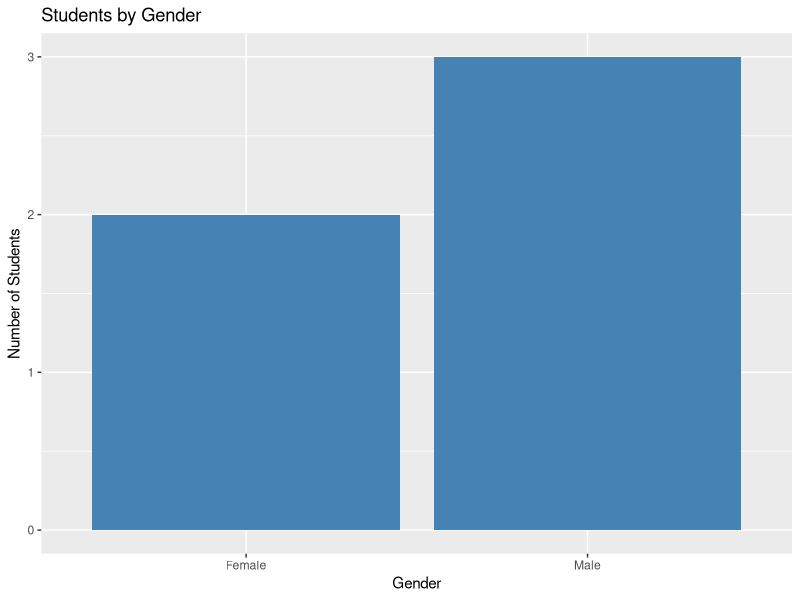
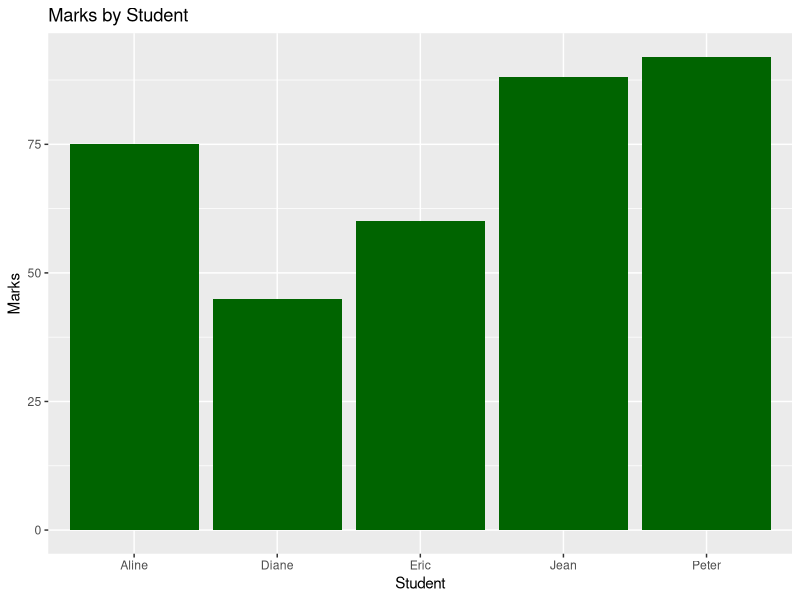
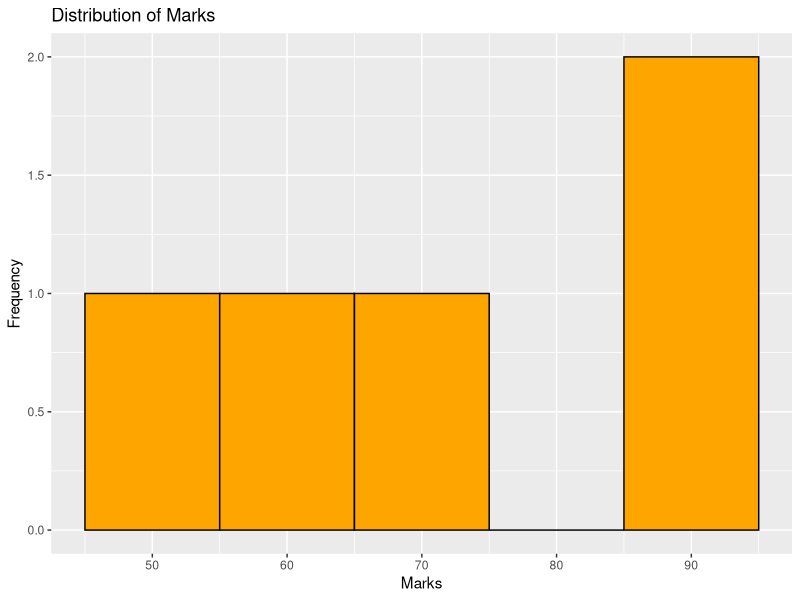
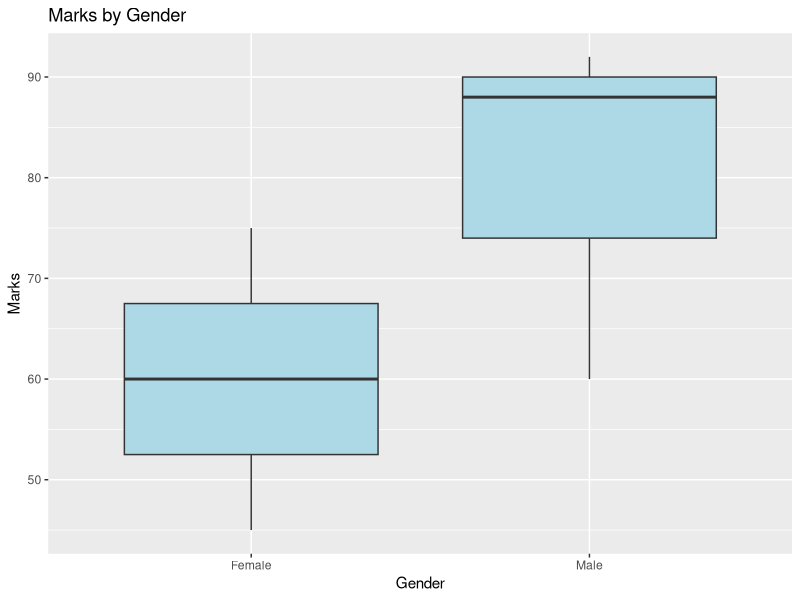
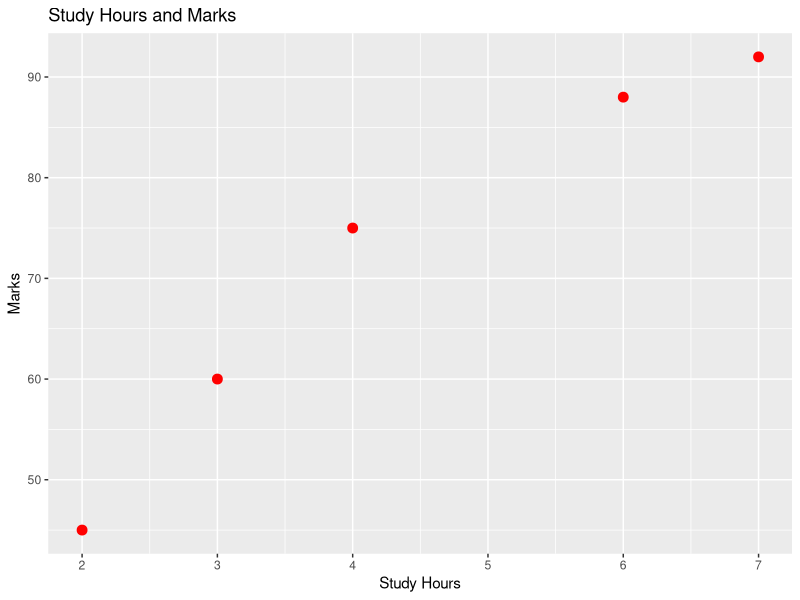
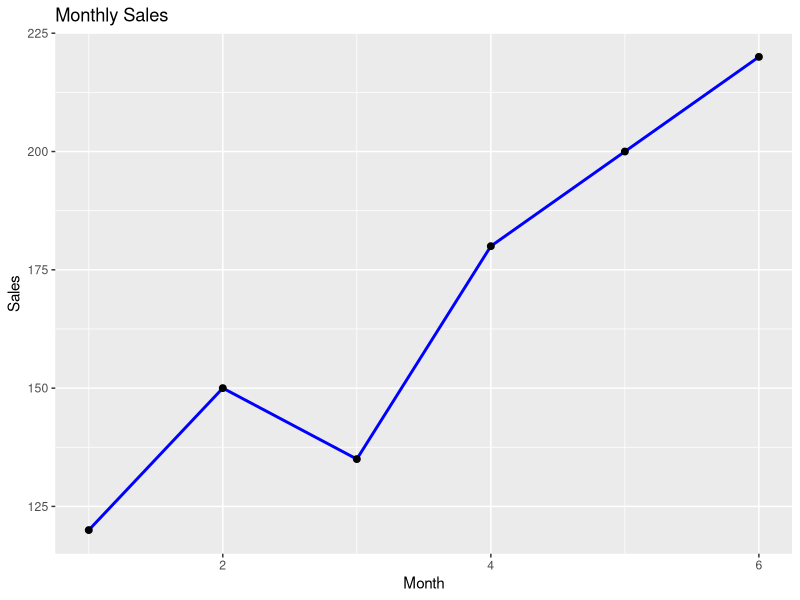
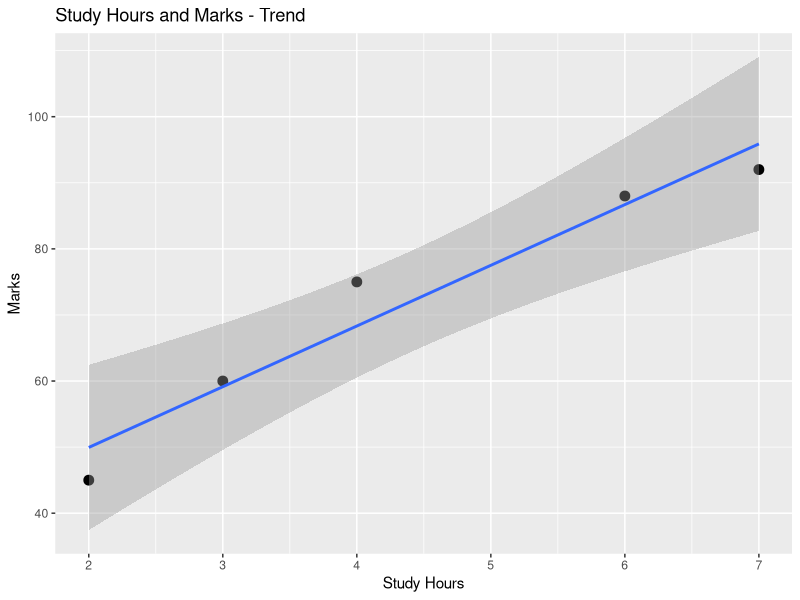
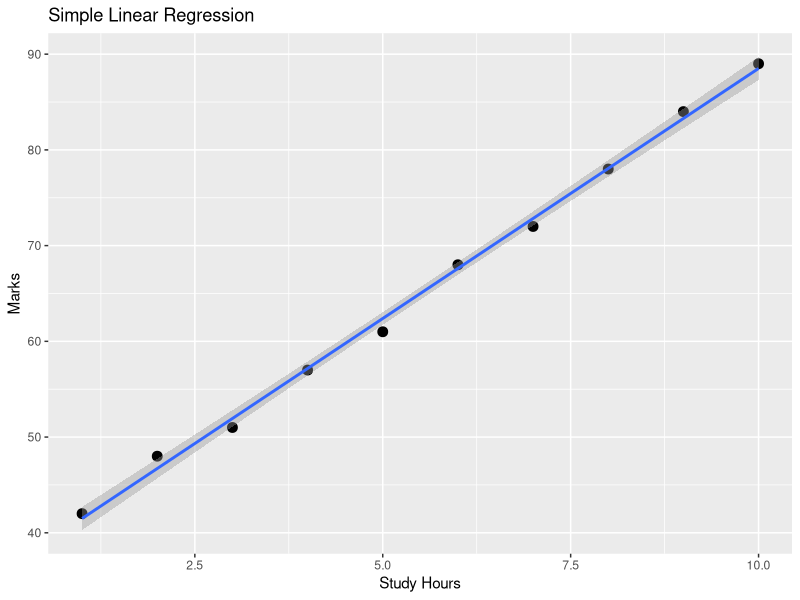

Generate these figures, in order, with R:
# R Programming - My Practice Notes
# Class exercises and practice at home
#
# Topics I have been working on:
# Packages, basic R, ggplot2, apply functions and regression.
# I kept short notes beside the code so I can remember what I did.

# ==========================================================
# 1. PACKAGES
# ==========================================================

# First I check if the packages are installed.
# install.packages() is for installation; library() loads them.
packages <- c("ggplot2", "dplyr", "readr")
missing <- packages[!packages %in% rownames(installed.packages())]

if (length(missing) > 0) {
  install.packages(missing)
}

library(ggplot2)  # Graphs
library(dplyr)    # Data manipulation
library(readr)    # Reading data files


# ==========================================================
# 2. BASIC R PRACTICE
# ==========================================================

# 2.1 Variables and data types
# <- assigns a value to a variable.
# I used class() to check what type of data I stored.
student <- "Prince"
age <- 28
passed <- TRUE

print(student)
print(age)
print(passed)

class(student)  # character
class(age)      # numeric
class(passed)   # logical


# 2.2 Vectors
# c() combines values into a vector.
# Here I am finding basic statistics from five marks.
marks <- c(65, 70, 80, 90, 75)

print(marks)
length(marks)   # Number of values
sum(marks)      # Total
mean(marks)     # Average
median(marks)   # Middle value
max(marks)      # Highest
min(marks)      # Lowest


# 2.3 Sequences
# : gives consecutive whole numbers.
# seq() lets me choose the step; rep() repeats values.
numbers <- 1:10
print(numbers)

even_numbers <- seq(2, 20, by = 2)
print(even_numbers)

repeated_values <- rep(5, times = 4)
print(repeated_values)


# 2.4 Arithmetic operators
# I tried the common operators using two numbers.
a <- 20
b <- 5

a + b     # Addition
a - b     # Subtraction
a * b     # Multiplication
a / b     # Division
a %% b    # Remainder
a ^ 2     # Power


# 2.5 if / else
# The condition is checked first.
# If the score is at least 50, the student passes.
score <- 65

if (score >= 50) {
  print("Pass")
} else {
  print("Fail")
}


# 2.6 else if
# For more than two possible results, I can use else if.
score <- 78

if (score >= 80) {
  grade <- "A"
} else if (score >= 70) {
  grade <- "B"
} else if (score >= 60) {
  grade <- "C"
} else if (score >= 50) {
  grade <- "D"
} else {
  grade <- "F"
}

print(grade)  # B for this example


# 2.7 for loop
# This repeats the print statement for each number from 1 to 5.
for (i in 1:5) {
  print(i)
}


# 2.8 while loop
# This keeps running while counter <= 5.
# I must increase the counter so the loop can stop.
counter <- 1

while (counter <= 5) {
  print(counter)
  counter <- counter + 1
}


# 2.9 My own function
# I wrote a small function to calculate an average.
# x is the input and return() gives back the answer.
calculate_average <- function(x) {
  result <- mean(x)
  return(result)
}

calculate_average(c(10, 20, 30, 40))


# 2.10 Data frames
# A data frame has rows and columns, like a table.
students <- data.frame(
  Name = c("Aline", "Eric", "Jean", "Diane", "Peter"),
  Age = c(21, 22, 20, 23, 21),
  Marks = c(75, 60, 88, 45, 92)
)

print(students)
head(students)      # First rows
str(students)       # Column types
summary(students)   # Summary of the data


# ==========================================================
# 3. GGPLOT2 - DIFFERENT GEOMS
# ==========================================================

# General pattern I use:
# ggplot(data, aes(x = ..., y = ...)) + geom_...()
# aes() connects columns to the axes.
# Each geom makes a different kind of graph.

df <- data.frame(
  Student = c("Aline", "Eric", "Jean", "Diane", "Peter"),
  Gender = c("Female", "Male", "Male", "Female", "Male"),
  Marks = c(75, 60, 88, 45, 92),
  Study_Hours = c(4, 3, 6, 2, 7)
)


# 3.1 geom_bar()
# Counts the observations in each category.
# Here I am counting students by gender.
ggplot(df, aes(x = Gender)) +
  geom_bar(fill = "steelblue") +
  labs(
    title = "Students by Gender",
    x = "Gender",
    y = "Number of Students"
  )


# 3.2 geom_col()
# Unlike geom_bar(), this uses the y-values already in my data.
# Each bar shows a student's mark.
ggplot(df, aes(x = Student, y = Marks)) +
  geom_col(fill = "darkgreen") +
  labs(
    title = "Marks by Student",
    x = "Student",
    y = "Marks"
  )


# 3.3 geom_histogram()
# I use a histogram to see how numeric values are distributed.
# binwidth = 10 means each group covers 10 marks.
ggplot(df, aes(x = Marks)) +
  geom_histogram(
    binwidth = 10,
    fill = "orange",
    color = "black"
  ) +
  labs(
    title = "Distribution of Marks",
    x = "Marks",
    y = "Frequency"
  )


# 3.4 geom_boxplot()
# Shows the median, spread and possible outliers.
# I am comparing marks for the two gender groups.
ggplot(df, aes(x = Gender, y = Marks)) +
  geom_boxplot(fill = "lightblue") +
  labs(
    title = "Marks by Gender",
    x = "Gender",
    y = "Marks"
  )


# 3.5 geom_point()
# Scatter plot: useful for two numeric variables.
# I want to see the relationship between hours and marks.
ggplot(df, aes(x = Study_Hours, y = Marks)) +
  geom_point(size = 3, color = "red") +
  labs(
    title = "Study Hours and Marks",
    x = "Study Hours",
    y = "Marks"
  )


# 3.6 geom_line()
# A line graph is useful for showing changes over time.
monthly <- data.frame(
  Month = 1:6,
  Sales = c(120, 150, 135, 180, 200, 220)
)

ggplot(monthly, aes(x = Month, y = Sales)) +
  geom_line(linewidth = 1, color = "blue") +
  geom_point(size = 2) +
  labs(
    title = "Monthly Sales",
    x = "Month",
    y = "Sales"
  )


# 3.7 geom_smooth()
# method = "lm" adds a straight regression line.
# se = TRUE also shows the confidence band around the line.
ggplot(df, aes(x = Study_Hours, y = Marks)) +
  geom_point(size = 3) +
  geom_smooth(method = "lm", se = TRUE) +
  labs(
    title = "Study Hours and Marks - Trend",
    x = "Study Hours",
    y = "Marks"
  )

# What I need to remember:
# geom_bar() = counts, geom_col() = given values.
# histogram = distribution, boxplot = spread/outliers.
# point = relationship, line = trend, smooth = fitted trend.


# ==========================================================
# 4. APPLY FAMILY
# ==========================================================

# I practised these functions to avoid writing loops for
# common calculations.
#
# apply()  - rows or columns of a matrix
# lapply() - returns a list
# sapply() - tries to simplify the result
# vapply() - checks the expected output type
# tapply() - works with groups
# mapply() - works with multiple inputs

# A matrix of three students and three subjects.
scores <- matrix(
  c(
    70, 80, 90,
    60, 75, 85,
    88, 92, 95
  ),
  nrow = 3,
  byrow = TRUE
)

colnames(scores) <- c("Math", "English", "Science")
rownames(scores) <- c("Student1", "Student2", "Student3")
print(scores)


# 4.1 apply()
# MARGIN = 1 means rows; MARGIN = 2 means columns.
# First: average for each student.
row_averages <- apply(scores, MARGIN = 1, FUN = mean)
print(row_averages)

# Average for each subject.
column_averages <- apply(scores, MARGIN = 2, FUN = mean)
print(column_averages)

# I also tried totals instead of averages.
row_totals <- apply(scores, 1, sum)
column_totals <- apply(scores, 2, sum)
print(row_totals)
print(column_totals)


# 4.2 lapply()
# Applies mean() to each element of my list.
# The result stays a list.
my_list <- list(
  numbers = c(2, 4, 6),
  marks = c(60, 70, 80),
  ages = c(20, 21, 22)
)

list_means <- lapply(my_list, mean)
print(list_means)


# 4.3 sapply()
# Same calculation, but this result is a numeric vector.
simplified_means <- sapply(my_list, mean)
print(simplified_means)


# 4.4 vapply()
# numeric(1) says I expect one numeric answer per list item.
checked_means <- vapply(
  my_list,
  mean,
  FUN.VALUE = numeric(1)
)
print(checked_means)


# 4.5 tapply()
# I can calculate the average for each gender separately.
student_marks <- c(70, 80, 65, 90, 75, 85)
gender <- c("Female", "Male", "Female", "Male", "Female", "Male")

average_by_gender <- tapply(student_marks, gender, mean)
print(average_by_gender)


# 4.6 mapply()
# This applies sum() to corresponding pairs of list elements.
# First answer: sum(c(1, 2), c(10, 20)) = 33.
result_mapply <- mapply(
  FUN = sum,
  x = list(c(1, 2), c(3, 4), c(5, 6)),
  y = list(c(10, 20), c(30, 40), c(50, 60))
)

print(result_mapply)


# ==========================================================
# 5. LINEAR REGRESSION
# ==========================================================

# I used sample data to practise lm(), summary(), predict()
# and the diagnostic plots.
#
# Simple regression: one predictor.
# Multiple regression: two or more predictors.
#
# In this example:
# Y = Marks (what I want to predict)
# X = Study_Hours, or Study_Hours and Attendance

regression_data <- data.frame(
  Study_Hours = 1:10,
  Marks = c(42, 48, 51, 57, 61, 68, 72, 78, 84, 89),
  Attendance = c(60, 65, 70, 72, 75, 80, 82, 88, 90, 95)
)


# 5.1 Checking the data before modelling
head(regression_data)
summary(regression_data)
str(regression_data)


# 5.2 Simple linear regression
# Formula: Marks ~ Study_Hours
# lm() fits the model and summary() gives the results.
simple_model <- lm(
  Marks ~ Study_Hours,
  data = regression_data
)

summary(simple_model)

# Things I look for in summary():
# Coefficients - estimated intercept and slope.
# R-squared    - how much variation is explained by the model.
# p-value      - evidence about the relationship.
# Residuals    - differences between actual and fitted values.


# 5.3 Coefficients
# The slope estimates how Marks change for one extra hour.
# The intercept is the predicted Marks at zero study hours.
model_coefficients <- coef(simple_model)
print(model_coefficients)


# 5.4 Prediction
# I used predict() for students studying 5, 8 and 12 hours.
# 12 hours is outside the data range, so I should be careful
# when interpreting that prediction.
new_data <- data.frame(
  Study_Hours = c(5, 8, 12)
)

predicted_marks <- predict(
  simple_model,
  newdata = new_data
)

print(predicted_marks)


# 5.5 Plotting the regression line
# Points are the actual observations; the line is fitted.
ggplot(regression_data, aes(x = Study_Hours, y = Marks)) +
  geom_point(size = 3) +
  geom_smooth(method = "lm", se = TRUE) +
  labs(
    title = "Simple Linear Regression",
    x = "Study Hours",
    y = "Marks"
  )


# 5.6 Multiple linear regression
# Now I add Attendance as a second predictor.
# The + in the formula means I am including both variables.
multiple_model <- lm(
  Marks ~ Study_Hours + Attendance,
  data = regression_data
)

summary(multiple_model)

# I compare the coefficients and R-squared with the first
# model, but I also need to check assumptions and the data.


# 5.7 Prediction with two predictors
# The new data must include both Study_Hours and Attendance.
new_students <- data.frame(
  Study_Hours = c(5, 8),
  Attendance = c(75, 90)
)

multiple_predictions <- predict(
  multiple_model,
  newdata = new_students
)

print(multiple_predictions)


# 5.8 Regression diagnostic plots
# I used the standard four plots from plot(lm_model).
#
# Residuals vs Fitted: check linearity and equal spread.
# Normal Q-Q: check whether residuals are roughly normal.
# Scale-Location: another check of equal residual spread.
# Residuals vs Leverage: look for influential observations.
#
# These plots do not prove independence. For that, I also
# need to consider how the observations were collected.

par(mfrow = c(2, 2))
plot(simple_model)
par(mfrow = c(1, 1))



# ==========================================================
# 6. DEBUGGING IN R
# ==========================================================

# Debugging means finding and fixing errors in my code.
# I can use RStudio tools or R debugging functions.
#
# Common types of errors:
# - Syntax error: code is written incorrectly.
# - Runtime error: code starts but stops while running.
# - Logical error: code runs but gives the wrong answer.
#
# RSTUDIO DEBUGGING TOOLS
# - Breakpoint: click beside a line number to pause execution.
# - Step Into: move into a function to inspect its code.
# - Step Over: run the current line without entering a function.
# - Step Out: finish the current function and return to its caller.
# - Continue: resume running until the next breakpoint or end.
# - Environment: inspect the current values of variables.
# - Call Stack: see which functions called the current function.
#
# I can also use the following functions in R.


# 6.1 traceback()
# After an error occurs, traceback() shows the sequence of
# function calls that led to the error.
# Run traceback() immediately after an error in the Console.
#
# Example of an error (kept as a comment so the whole script
# does not stop when it is run):
# mean("hello")
# traceback()


# 6.2 browser()
# browser() pauses a function at a chosen line.
# While paused, I can inspect variables and run expressions.
# Type "c" in the Console to continue.
#
# This function contains browser(), so running it will pause
# the script. Uncomment the call only when I want to practise.
debug_example <- function(x) {
  total <- sum(x)
  browser()  # Pause here and inspect x and total
  average <- total / length(x)
  return(average)
}

# Uncomment to test the browser:
# debug_example(c(10, 20, 30))


# 6.3 debug() and undebug()
# debug() makes R enter a function step by step when it is called.
# undebug() turns this behaviour off again.
#
# Uncomment these lines to practise:
# debug(calculate_average)
# calculate_average(c(10, 20, 30))
# undebug(calculate_average)


# 6.4 debugonce()
# debugonce() is like debug(), but it debugs the function
# only the next time it is called.
#
# Uncomment to practise:
# debugonce(calculate_average)
# calculate_average(c(10, 20, 30))


# 6.5 recover()
# recover() allows me to choose a function environment to inspect
# after an error. This is useful when a function calls another
# function and I need to find where the problem started.
#
# I can enable it for an interactive debugging session with:
# options(error = recover)
#
# To return to the normal error behaviour afterwards:
# options(error = NULL)


# 6.6 try() and tryCatch()
# try() lets the script continue after an expression produces
# an error. The error is reported, but later code can run.
try(log("not a number"))

# tryCatch() lets me decide what to do when an error happens.
# Here I display a simple message instead of stopping the script.
result <- tryCatch(
  {
    log("not a number")
  },
  error = function(e) {
    message("I found an error: ", e$message)
    NA
  }
)

print(result)


# 6.7 stopifnot()
# stopifnot() checks conditions that should be TRUE.
# If a condition is FALSE, R stops and reports an error.
# I can use it to check assumptions in my code.

test_values <- c(10, 20, 30)
stopifnot(is.numeric(test_values))
stopifnot(length(test_values) == 3)


# What I need to remember:
# traceback() = inspect the calls that led to an error.
# browser() = pause inside a function and inspect values.
# debug() = step through a function each time it is called.
# debugonce() = debug it for the next call only.
# undebug() = stop debugging a function.
# recover() = choose a function environment after an error.
# try() / tryCatch() = handle errors so code can continue.
# stopifnot() = check that required conditions are TRUE.


# ==========================================================
# 7. THINGS TO PRACTISE AGAIN
# ==========================================================

# [ ] Create a vector and calculate mean, median, max and min.
# [ ] Write if/else for positive and negative numbers.
# [ ] Print 1 to 10 using a for loop.
# [ ] Make a bar chart and a histogram.
# [ ] Find row and column totals using apply().
# [ ] Compare the output of lapply() and sapply().
# [ ] Fit a simple regression model using lm().
# [ ] Fit a multiple regression model.
# [ ] Predict Marks for 6 study hours.
# [ ] Explain the four diagnostic plots in my own words.

# End of my R practice notes.
